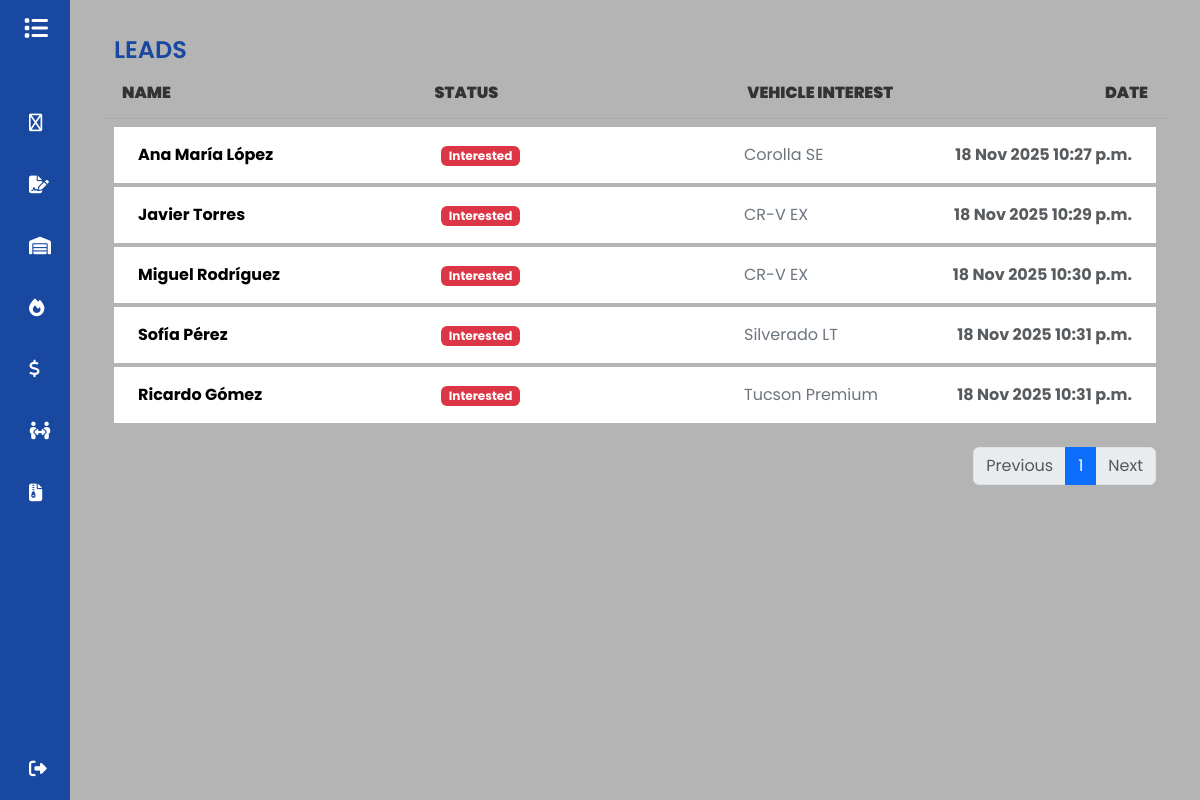
Page /leads (signed in) on the earlier database version.
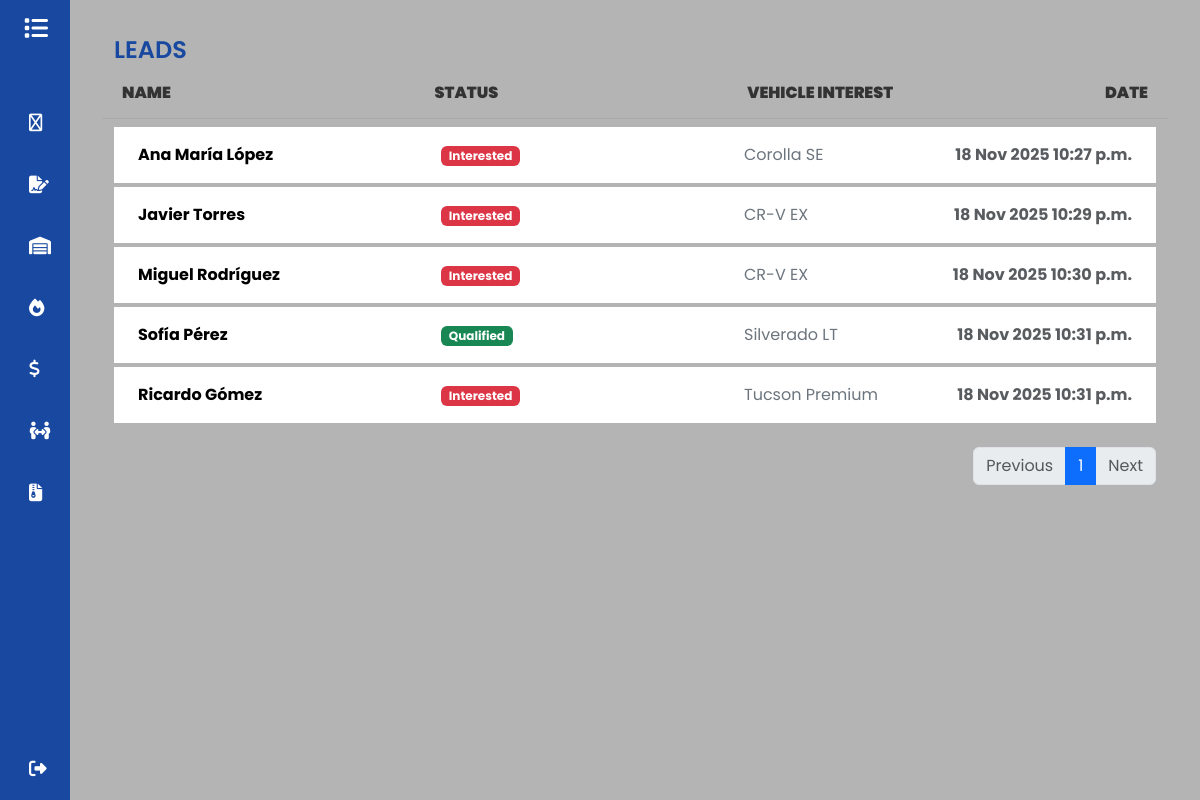
Same page on the later database version.
### GDMFX/models.py (models this page shows, shortened)
class Leads(models.Model):
    name = models.CharField(max_length=150)
    interested = models.ForeignKey(Vehicles, on_delete=models.SET_NULL, null=True, blank=True)
    source = models.CharField(max_length=150)
    LEAD_STATUS_CHOICES = [
        ('Interested', 'Interested'),
        ('Contacted', 'Contacted'),
        ('Qualified', 'Qualified'),
    ]
    status = models.CharField(max_length=20, choices=LEAD_STATUS_CHOICES, default='Interested')
    user = models.ForeignKey(User, on_delete=models.SET_NULL, null=True, blank=True)
    contact_date = models.DateTimeField(null=True, blank=True)
    bullet = models.DecimalField(max_digits=12, decimal_places=2, null=True, blank=True)

class Vehicles(models.Model):
    vin = models.CharField(max_length=17, unique=True)
    brand = models.CharField(max_length=50)
    model = models.CharField(max_length=50)
    CONDITION_CHOICES = [
        ('Used', 'Used'),
        ('New', 'New'),
    ]
    condition = models.CharField(max_length=10, choices=CONDITION_CHOICES)
    km = models.IntegerField(default=0)
    color = models.CharField(max_length=50)
    price_adquisition = models.DecimalField(max_digits=12, decimal_places=2, null=True, blank=True)
    selling_price = models.DecimalField(max_digits=12, decimal_places=2, null=True, blank=True)
    integration_date = models.DateField(null=True, blank=True)
    STATUS_CHOICES = [
        ('Available', 'Available'),
        ('Sold', 'Sold'),
    ]
    status = models.CharField(max_length=10, choices=STATUS_CHOICES)
    user = models.ForeignKey(User, on_delete=models.CASCADE)

### GDMFX/views.py (the view)
# urls.py: path('leads', views.leads, name='leads'),
@login_required
def leads(request):
    leads = Leads.objects.filter(user=request.user)
    paginator = Paginator(leads, ITEMS_PER_PAGE)
    page_number = request.GET.get('page')
    page_obj = paginator.get_page(page_number)
    return render(request, 'leads.html',{'leads': page_obj} )

### GDMFX/templates/leads.html
{% extends 'base.html' %}
{% load static %}
{% block content %}
<div class="container mt-3">
    <h1 style="color: #1848a0;">LEADS</h1>
    <div class="row mb-2 d-none d-md-flex" style="font-weight: 600; color: #333; border-bottom: 1px solid #aaa; padding-bottom: 5px;">
        <div class="col-12">
            <div class="d-flex align-items-center">
                <strong class="p-2" style="width: 30%;">NAME</strong>
                <strong class="p-2" style="width: 30%;">STATUS</strong>
                <strong class="p-2" style="width: 20%;">VEHICLE INTEREST</strong>
                <strong class="ms-auto p-2 text-end" style="width: 20%;">DATE</strong>
            </div>
        </div>
    </div>
    {% for lead in leads.object_list %}
    <div class="row mt-1">
        <div class="col">
            <ul class="list-group">
                <a href="{% url 'show_lead' lead.id %}" style="text-decoration: none;">
                    <li class="list-group-item d-flex align-items-center list-group-item-action border-0">
                        <div class="p-2" style="width: 30%;">
                            <strong style="color: #000;">{{ lead.name }}</strong>
                        </div>
                        <div class="p-2" style="width: 30%;">
                            {% if lead.status == 'Qualified' %}
                                <span class="badge bg-success">{{ lead.get_status_display }}</span>
                            {% elif lead.status == 'Contacted' %}
                                <span class="badge bg-warning text-dark">{{ lead.get_status_display }}</span>
                            {% else %}
                                <span class="badge bg-danger">{{ lead.get_status_display }}</span>
                            {% endif %}
                        </div>
                        <div class="p-2" style="width: 20%; color: #333;">
                            {% if lead.interested %}
                                <span class="text-secondary">{{ lead.interested.model }}</span>
                            {% else %}
                                <span class="text-muted">General Inquiry</span>
                            {% endif %}
                        </div>
                        <div class="ms-auto p-2 text-end" style="width: 20%;">
                            <strong class="text-muted">{{ lead.contact_date|date:"d M Y h:i a" }}</strong>
                        </div>
                    </li>
                </a>
            </ul>
        </div>
    </div>
    {% empty %}
    <div class="alert alert-info mt-3" role="alert">
        No hay leads registrados para este usuario.
    </div>
    {% endfor %}
    <nav aria-label="Page navigation" class="mt-4">
        <ul class="pagination justify-content-end">
            {% if leads.has_previous %}
                <li class="page-item">
                    <a class="page-link" href="?page={{ leads.previous_page_number }}">Previous</a>
                </li>
            {% else %}
                <li class="page-item disabled">
                    <a class="page-link" tabindex="-1" aria-disabled="true">Previous</a>
                </li>
            {% endif %}
            {% for i in leads.paginator.page_range %}
                {% if leads.number == i %}
                    <li class="page-item active" aria-current="page"><a class="page-link" href="#">{{ i }}</a></li>
                {% else %}
                    <li class="page-item"><a class="page-link" href="?page={{ i }}">{{ i }}</a></li>
                {% endif %}
            {% endfor %}
            {% if leads.has_next %}
                <li class="page-item">
                    <a class="page-link" href="?page={{ leads.next_page_number }}">Next</a>
                </li>
            {% else %}
                <li class="page-item disabled">
                    <a class="page-link" tabindex="-1" aria-disabled="true">Next</a>
                </li>
            {% endif %}
        </ul>
    </nav>
</div>
{% endblock %}

### GDMFX/templates/base.html (shortened to what this page needs)
<!DOCTYPE html>
<html lang="en">
<head>
    {%load static%}
    <link rel="stylesheet" href="{% static 'css/base.css' %}">
    <link href="https://cdn.jsdelivr.net/npm/bootstrap@5.3.8/dist/css/bootstrap.min.css" rel="stylesheet"
>
    <link rel="stylesheet" href="{% static 'css/base.css' %}">
</head>
<body>
    {% if user.is_authenticated%}
    <div class="wrapper">
        <aside id="sidebar">
            <div class="d-flex">
                <button id="toggle-btn" type="button">
                    <i class="fa-solid fa-list"></i>
                </button>
            </div>
            <ul class="sidebar-nav">
                <li class="sidebar-item">
                    <a href="{%url 'dashboard'%}" class="sidebar-link">
                        <i class="fa-regular fa-table-columns"></i>
                    </a>
                </li>
                <li class="sidebar-item">
                    <a href="{%url 'contract'%}" class="sidebar-link">
                        <i class="fa-solid fa-file-signature"></i>
                    </a>
                </li>
                <li class="sidebar-item">
                    <a href="{%url 'inventory'%}" class="sidebar-link">
                        <i class="fa-solid fa-warehouse"></i>
                    </a>
                </li>
                <li class="sidebar-item">
                    <a href="{%url 'leads'%}" class="sidebar-link">
                        <i class="fa-solid fa-fire"></i>
                    </a>
                </li>
                <li class="sidebar-item">
                    <a href="{%url 'sales'%}" class="sidebar-link">
                        <i class="fa-solid fa-dollar-sign"></i>
                    </a>
                </li>
                <li class="sidebar-item">
                    <a href="{%url 'meets'%}" class="sidebar-link">
                        <i class="fa-solid fa-people-arrows"></i>
                    </a>
                </li>
                <li class="sidebar-item">
                    <a href="{%url 'reports'%}" class="sidebar-link">
                        <i class="fa-solid fa-file-zipper"></i>
                    </a>
                </li>
            </ul>
            <div class="sidebar-footer">
                <a href="{%url 'logout'%}" class="sidebar-link">
                    <i class="fa-solid fa-right-from-bracket"></i>
                </a>
            </div>
        </aside>
    </div>
    {%endif%}
    <div class="main">
        <div class="container">
            {% block content%}
            {% endblock%}
        </div>
    </div>
</body>
</html>

### static/css/base.css (style rules this page uses)
a { text-decoration: none; }
li { list-style: none; }
h1 { font-weight: 600; font-size: 1.5rem; }
html, body { height: 100%; margin: 0; padding: 0; }
body { background-color: #b4b4b4; font-family: 'Poppins', sans-serif; }
#sidebar { width: 70px; min-width: 70px; z-index: 1000; transition: all .15s ease-in-out; display: flex; flex-direction: column; background-color: #1848a0; position: fixed; top: 0; bottom: 0; height: 100%; left: 0; }
#toggle-btn { background-color: transparent; cursor: pointer; border: 0; padding: 1rem 1.5rem; }
#toggle-btn i { font-size: 1.5rem; color: #fff; }
.sidebar-nav { padding: 2rem 0; flex: 1 1 auto; }
a.sidebar-link { padding: .625rem 1.625rem; color: #fff; display: block; font-size: 0.9rem; white-space: nowrap; border-left: 3px solid transparent; }
.sidebar-link i { font-size: 1.1rem; margin-right: .75rem; margin-top: 12px; margin-bottom: 12px; }
.sidebar-item { position: relative; }

### GDMFX/templates/base.html (style rules this page uses)
.main { margin-left: 70px; transition: margin-left 0.15s ease-in-out; width: auto; overflow-x: hidden; padding: 20px; }
#sidebar { width: 70px; min-width: 70px; z-index: 1000; transition: all .15s ease-in-out; position: fixed; top: 0; bottom: 0; height: 100%; left: 0; }

Differences in the rows shown:
changed Leads "Sofía Pérez": status "Interested" → "Qualified"
